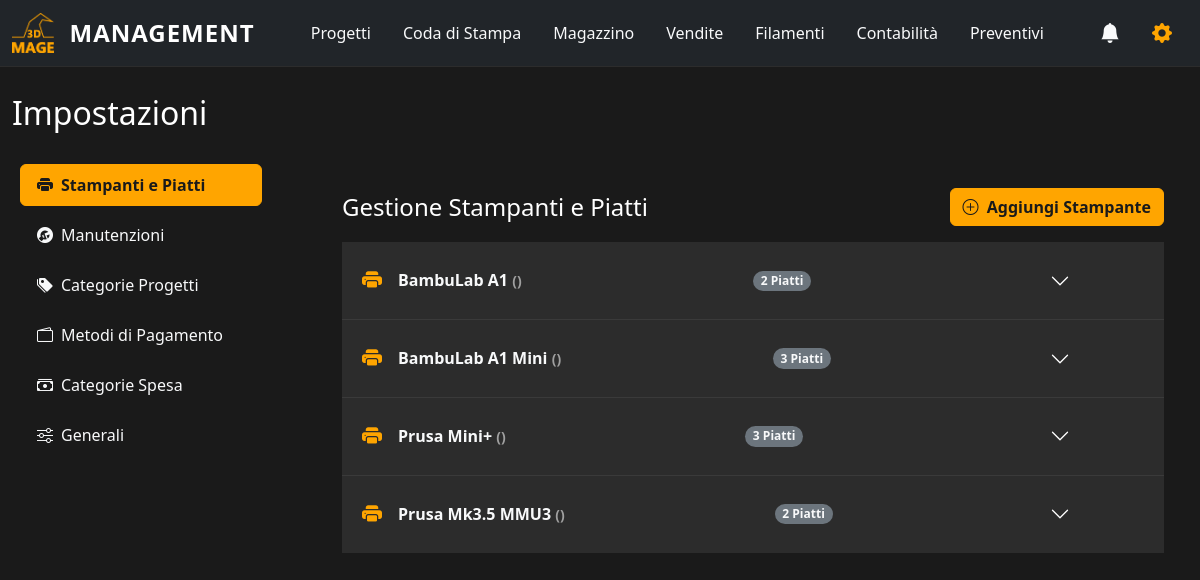
/settings/, run on an earlier commit of the app's database.
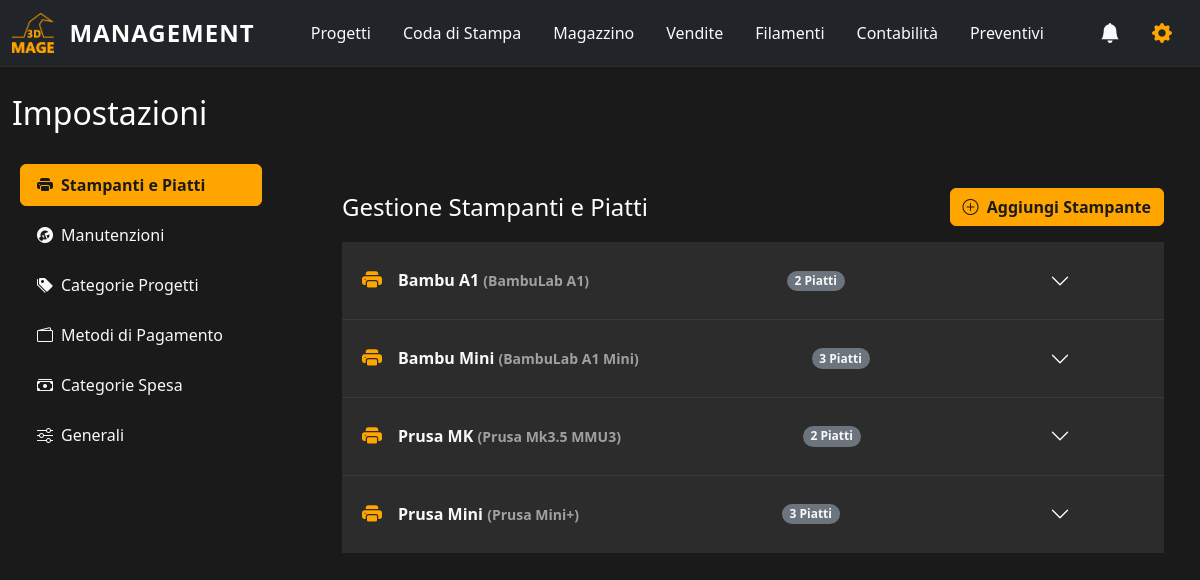
And on a later commit of the database.
### app_3dmage_management/models.py (models this page shows)
class Printer(models.Model):
    name = models.CharField(max_length=100, verbose_name="Nome Stampante")
    model = models.CharField(max_length=100, blank=True, verbose_name="Modello")
    power_consumption = models.PositiveIntegerField(
        default=150,
        help_text="Consumo medio in Watt della stampante durante la stampa."
    )
    def __str__(self):
        return self.name
    class Meta:
        verbose_name = "Stampante"
        verbose_name_plural = "Stampanti"

### app_3dmage_management/views.py (the view)
# urls.py: path('settings/', views.settings_dashboard, name='settings_dashboard'),
def settings_dashboard(request):
    printers = Printer.objects.prefetch_related('plates', 'maintenance_logs').annotate(
        plate_count=Count('plates'),
        maintenance_count=Count('maintenance_logs')
    ).order_by('name')
    categories = Category.objects.annotate(project_count=Count('project')).order_by('name')
    payment_methods = PaymentMethod.objects.annotate(expense_count=Count('expense'), sale_count=Count('stockitem')).order_by('name')
    expense_categories = ExpenseCategory.objects.annotate(expense_count=Count('expense')).order_by('name')
    electricity_cost_obj, _ = GlobalSetting.objects.get_or_create(
        key='electricity_cost_kwh',
        defaults={'value': Decimal('0.25')}
    )
    wear_tear_obj, _ = GlobalSetting.objects.get_or_create(
        key='wear_tear_coefficient',
        defaults={'value': Decimal('0.10')}
    )
    initial_data = {
        'electricity_cost': electricity_cost_obj.value,
        'wear_tear_coefficient': wear_tear_obj.value
    }
    context = {
        'printers': printers,
        'categories': categories,
        'payment_methods': payment_methods,
        'expense_categories': expense_categories,
        'printer_form': PrinterForm(),
        'plate_form': PlateForm(),
        'category_form': CategoryForm(),
        'payment_method_form': PaymentMethodForm(),
        'expense_category_form': ExpenseCategoryForm(),
        'maintenance_form': MaintenanceLogForm(),
        'general_settings_form': GeneralSettingsForm(initial=initial_data),
        'page_title': 'Impostazioni'
    }
    return render(request, 'app_3dmage_management/settings.html', context)

### app_3dmage_management/templates/app_3dmage_management/settings.html (shortened to what this page needs)
{% extends "app_3dmage_management/base.html" %}
{% load static %}
{% block content %}
<div class="d-flex justify-content-between align-items-center mb-4">
    <h2 class="text-white">Impostazioni</h2>
</div>
<div class="row g-5">
    <div class="col-md-3">
        <div class="nav flex-column nav-pills settings-nav" id="v-pills-tab" role="tablist" aria-orientation="vertical">
            <button class="nav-link active text-start" id="v-pills-printers-tab" data-bs-toggle="pill" data-bs-target="#v-pills-printers" type="button" role="tab" aria-controls="v-pills-printers" aria-selected="true"><i class="bi bi-printer-fill me-2"></i>Stampanti e Piatti</button>
            <button class="nav-link text-start" id="v-pills-maintenance-tab" data-bs-toggle="pill" data-bs-target="#v-pills-maintenance" type="button" role="tab"><i class="bi bi-wrench-adjustable-circle-fill me-2"></i>Manutenzioni</button>
            <button class="nav-link text-start" id="v-pills-categories-tab" data-bs-toggle="pill" data-bs-target="#v-pills-categories" type="button" role="tab" aria-controls="v-pills-categories" aria-selected="false"><i class="bi bi-tags-fill me-2"></i>Categorie Progetti</button>
            <button class="nav-link text-start" id="v-pills-payment-methods-tab" data-bs-toggle="pill" data-bs-target="#v-pills-payment-methods" type="button" role="tab" aria-controls="v-pills-payment-methods" aria-selected="false"><i class="bi bi-wallet2 me-2"></i>Metodi di Pagamento</button>
            <button class="nav-link text-start" id="v-pills-expense-categories-tab" data-bs-toggle="pill" data-bs-target="#v-pills-expense-categories" type="button" role="tab" aria-controls="v-pills-expense-categories" aria-selected="false"><i class="bi bi-cash-stack me-2"></i>Categorie Spesa</button>
            <button class="nav-link text-start" id="v-pills-general-tab" data-bs-toggle="pill" data-bs-target="#v-pills-general" type="button" role="tab"><i class="bi bi-sliders me-2"></i>Generali</button>
        </div>
    </div>
    <div class="col-md-9">
        <div class="tab-content" id="v-pills-tabContent">
            <div class="tab-pane fade show active p-4 bg-dark-card rounded-3" id="v-pills-printers" role="tabpanel">
                <div class="d-flex justify-content-between align-items-center mb-3">
                    <h4 class="text-white mb-0">Gestione Stampanti e Piatti</h4>
                    <button class="btn btn-primary-custom" data-bs-toggle="modal" data-bs-target="#addPrinterModal"><i class="bi bi-plus-circle me-1"></i> Aggiungi Stampante</button>
                </div>
                <div class="accordion accordion-flush" id="printersAccordion">
                    {% for printer in printers %}
                    <div class="accordion-item bg-dark-card text-white">
                        <h2 class="accordion-header d-flex align-items-center" id="heading-{{ printer.id }}">
                            <button class="accordion-button bg-transparent text-white collapsed shadow-none py-3" type="button" data-bs-toggle="collapse" data-bs-target="#collapse-{{ printer.id }}">
                                <i class="bi bi-printer-fill me-3 fs-5 text-primary-custom"></i>
                                <span class="fw-bold me-auto">{{ printer.name }} <small class="text-muted">({{ printer.model }})</small></span>
                                <span class="badge rounded-pill bg-secondary me-2">{{ printer.plate_count }} Piatti</span>
                            </button>
                        </h2>
                    </div>
                    {% empty %}<div class="text-center text-muted p-5">Nessuna stampante configurata.</div>{% endfor %}
                </div>
            </div>
        </div>
    </div>
</div>
{% endblock %}

What changed in the data, as far as the page shows it:
changed Printer "BambuLab A1": name "BambuLab A1" → "Bambu A1"; model (not shown) → "BambuLab A1"
changed Printer "BambuLab A1 Mini": name "BambuLab A1 Mini" → "Bambu Mini"; model (not shown) → "BambuLab A1 Mini"
changed Printer "Prusa Mk3.5 MMU3": name "Prusa Mk3.5 MMU3" → "Prusa MK"; model (not shown) → "Prusa Mk3.5 MMU3"; moves up the list
changed Printer "Prusa Mini+": name "Prusa Mini+" → "Prusa Mini"; model (not shown) → "Prusa Mini+"
